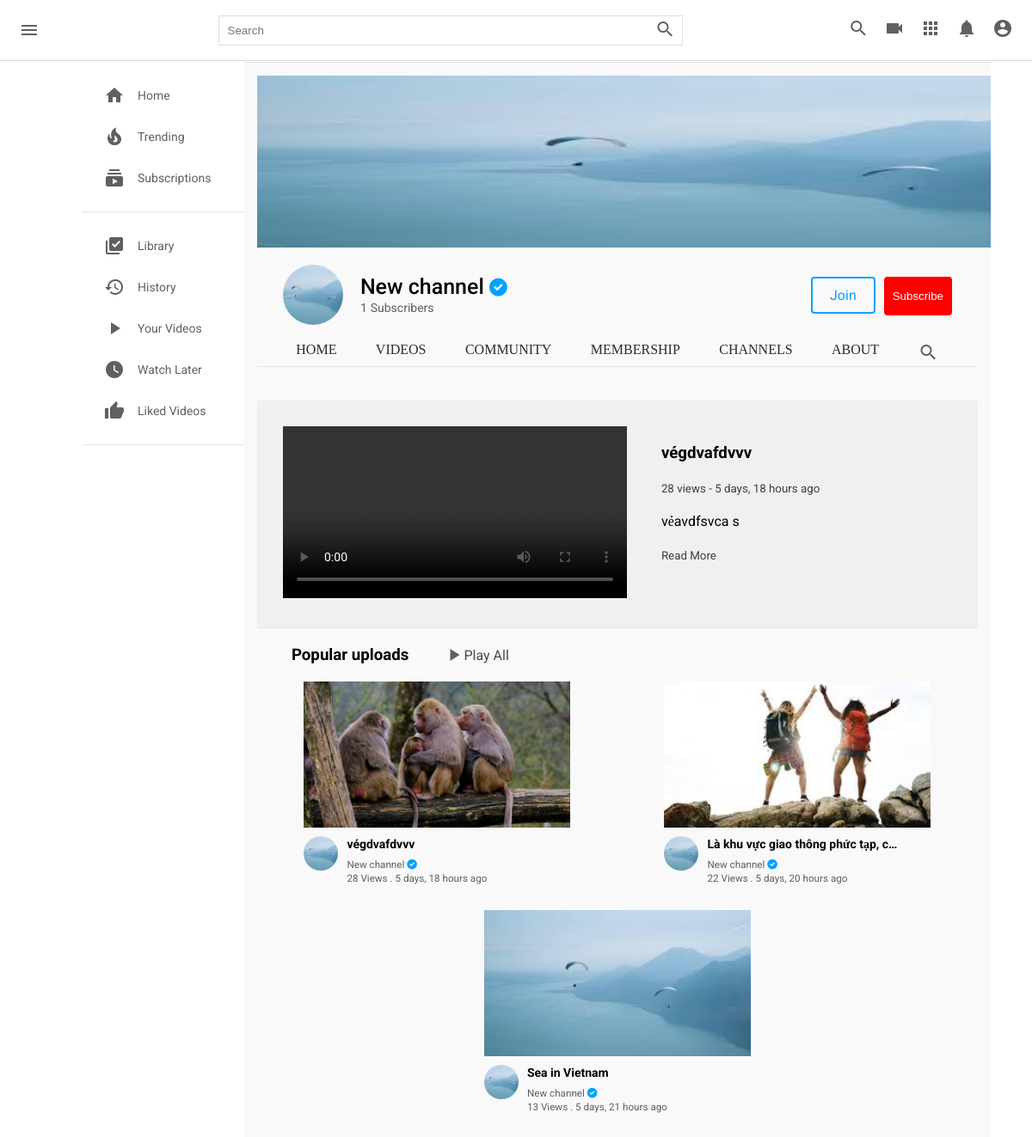
The app's page /c/2/, older data.
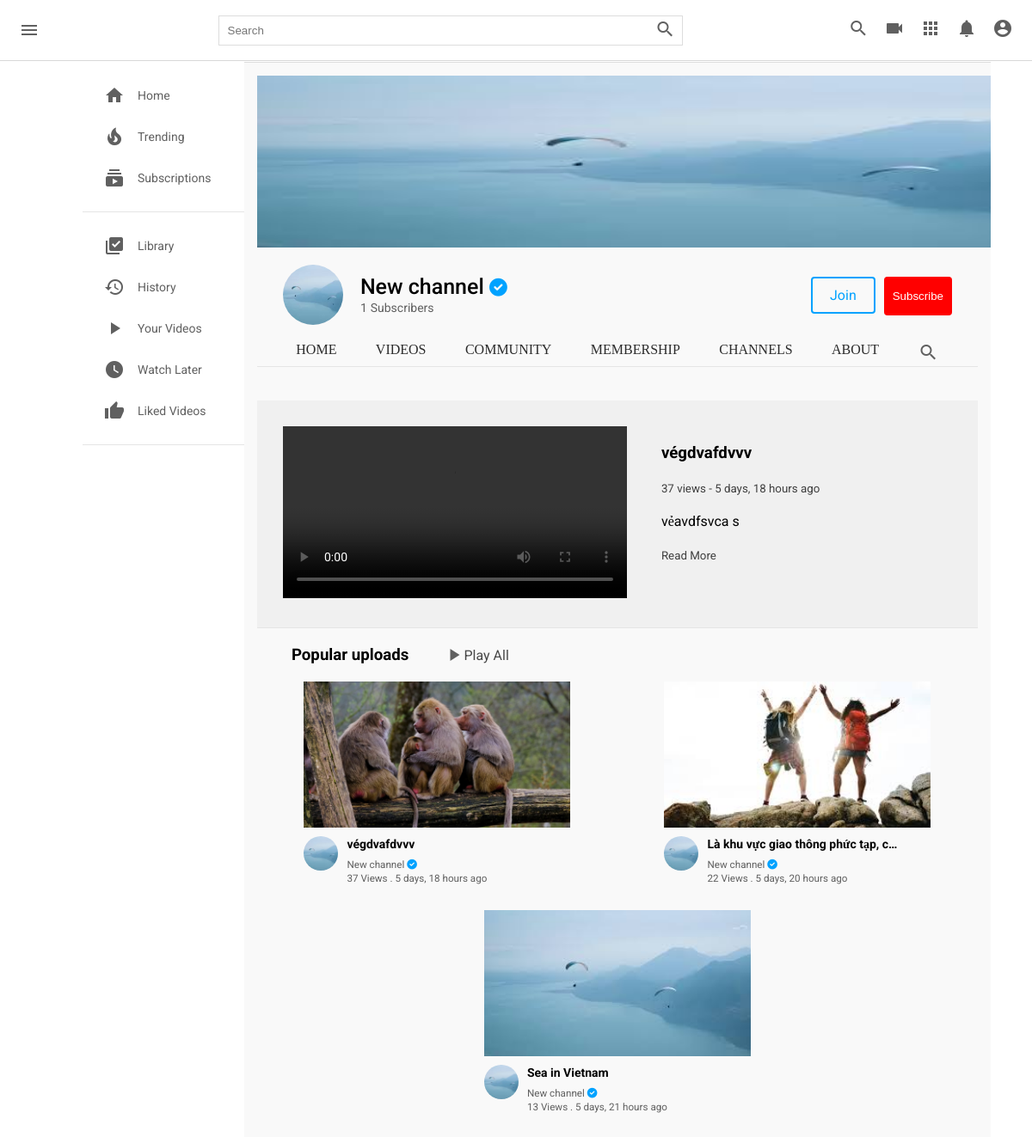
The same page, newer data.
### core/models.py (models this page shows, shortened)
class Video(models.Model):
  video = models.FileField(upload_to=user_directory_path)
  image = models.ImageField(upload_to=user_directory_path, null=True, blank=True)
  title = models.CharField(max_length=100)
  description = models.TextField(null=True, blank=True)
  tags = TaggableManager()
  date = models.DateTimeField(auto_now_add=True)
  visibility = models.CharField(choices=VISIBILITY, max_length=100, default="public")
  user = models.ForeignKey(User, on_delete=models.SET_NULL, null=True)
  views = models.PositiveIntegerField(default=0)
  likes = models.ManyToManyField(User, related_name="likes")
  featured = models.BooleanField(default=False)

### channel/models.py (models this page shows, shortened)
class Channel(models.Model):
  channel_art = models.ImageField(upload_to=user_directory_path, null=True, blank=True)
  image = models.ImageField(upload_to=user_directory_path, null=True, blank=True)
  full_name = models.CharField(max_length=200)
  channel_name = models.CharField(max_length=200)
  description = models.TextField(null=True, blank=True)
  keywords = TaggableManager()
  joined = models.DateTimeField(auto_now_add=True)
  status = models.CharField(choices=STATUS, max_length=100, default="active")
  user = models.OneToOneField(User, on_delete=models.SET_NULL, null=True, related_name="channel")
  subscribers = models.ManyToManyField(User, related_name="user_subs")
  verified = models.BooleanField(default=False)
  total_views = models.IntegerField(default=0)
  business_email = models.EmailField(null=True, blank=True)
  make_business_email_public = models.BooleanField(default=False)
  business_location = models.CharField(null=True, blank=True, max_length=500)
  make_business_location_public = models.BooleanField(default=False)
  website = models.URLField(default="https://my-website.com/")
  instagram = models.URLField(default="https://instagram.com/")
  facebook = models.URLField(default="https://facebook.com/")
  twitter = models.URLField(default="https://twitter.com/")

### channel/views.py (the view)
# urls.py: path("<channel_id>/", views.channel_profile, name="channel-profile"),
def channel_profile(request, channel_id):
  channel = get_object_or_404(Channel, id=channel_id)
  videos = Video.objects.filter(user=channel.user, visibility="public").order_by("-views")
  try:
    video_featured = Video.objects.get(user=channel.user, featured=True)
  except:
    video_featured = None
  context = {
    "videos": videos,
    "channel": channel,
    "video_featured": video_featured
  }
  return render(request, "channel/channel.html", context)

### templates/channel/channel.html (shortened to what the changed rows need)
{% load static %}
<!DOCTYPE html>
<html lang="en">
  <head>
    <link rel="stylesheet" href="{% static 'css/style.css' %}" type="text/css" />
    <link rel="stylesheet" href="{% static 'css/single.css' %}" type="text/css">
    <link rel="stylesheet" href="https://use.fontawesome.com/releases/v6.0.0/css/all.css"/>
  </head>
  <body>
    <div class="mainBody">
      <div class="videos">
        {% include 'channel/partials/channel-header.html' %}
        {% if video_featured != None %}
        <div class="channel-intro-video">
          <div class="intro-video">
            <video controls>
              <source src="{{ video_featured.video.url }}" type="video/mp4"/>
            </video>
          </div>
          <div class="intro-contents">
            <h3>
              {{video_featured.title|truncatechars:100}}
            </h3>
            <small class="small">{{video_featured.views}} view{{video_featured.views|pluralize}} - {{video_featured.date|timesince}} ago</small>
            <p>
              {{ video_featured.description|truncatechars:100 }}
            </p>
            <small>Read More</small>
          </div>
        </div>
        {% endif %}
        <br />
        <br />
        <div class="videos__container">
          {% for v in videos %}
          <div class="video">
            <div class="video__thumbnail">
              {% if v.image %}
              <a href="{% url 'video-detail' v.id %}"><img src="{{v.image.url}}" alt=""></a>
              {% else %}
              <a href="{% url 'video-detail' v.id %}"><img src="https://encrypted-tbn0.gstatic.com/images?q=tbn:ANd9GcQrf0lpB42PwkxZCIvkgPjzFbA4SMYVhjyVLDdrC5_OLJEAI4GCqBfknjVqIeqQXvHuX9A&usqp=CAU" alt=""></a>
              {% endif %}
            </div>
            <div class="video__details">
              <div class="author">
                {% if v.user.channel.image %}
                <a href="{% url 'channel-profile' v.user.channel.id %}"><img src="{{ v.user.channel.image.url }}" alt=""></a>
                {% else %}
                <a href="{% url 'channel-profile' v.user.channel.id %}"><img src="https://cdn-icons-png.flaticon.com/512/1053/1053244.png?w=360" alt=""></a>
                {% endif %}
              </div>
              <div class="title">
                <a href="{% url 'video-detail' v.id %}">
                  <h3>{{v.title|truncatechars:34}}</h3>
                </a>
                <a href="{% url 'channel-profile' v.user.channel.id %}">
                  <small>{{v.user.channel.channel_name}}
                    {% if v.user.channel.verified == True %}
                    <i class="fas fa-check-circle"></i>
                    {% endif %}
                  </small>
                </a>
                <span>
                  <small>{{ v.views }} View{{ v.views|pluralize }} . {{ v.date|timesince }} ago</small>
                </span>
              </div>
            </div>
          </div>
          {% endfor %}
        </div>
      </div>
    </div>
  </body>
</html>

Row changes from the older to the newer data that the page shows:
changed Video "végdvafdvvv": views "28" → "37"
